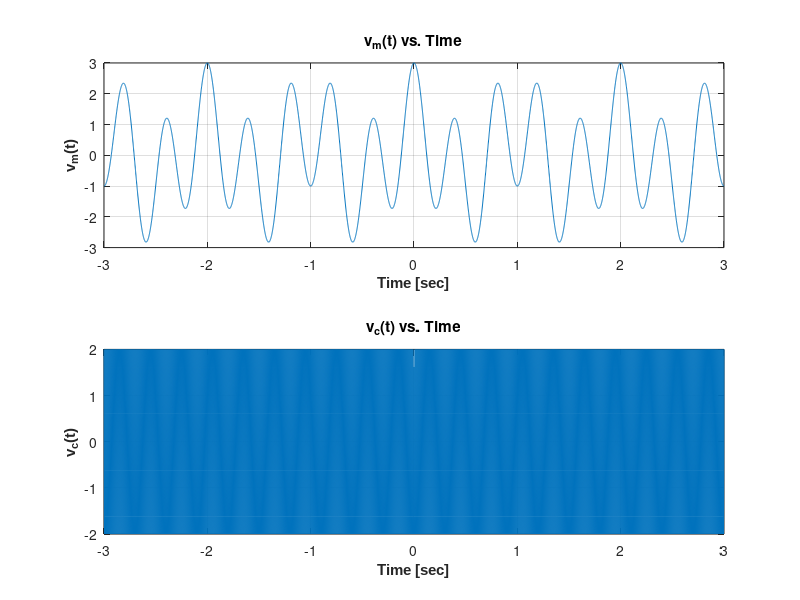

This figure's MATLAB source: (Note: this script raises an error after producing the figure.)
% DSB-LC - Amplitude modulation - full channel model
% Author : Omri Rafaeli
%
%                   Table of Contents:
%   Chapter:
%------------------------------------------------------------------------
%   1.2.1.1 - Ploting Data and carrier signals
%   1.2.1.2 - Creating the DSB Modulated signal and its Fourier Transform
%   1.2.2.1 - Generating the Noise vectors 
%   1.2.2.2 - Calculating the recieved signals and its fourier transform
%   1.2.3.1 - Generating a Band Pass Filter 
%   1.2.3.2 - Calculating the filtered signal as convolution with the BPF
%   1.2.3.3 - Extracting the envelope from the filtered signal  





A_1=1;          % first cos Amp
A_2=2;          % second cos Amp
A_c=2;          % carrier Amp
f_1=1;          % first cos freq
f_2=2.5;        % second cos freq
f_c=100;        % carrier freq
kAM=0.2;        % Modulation index

f_s=1000;       % sampling freq
T_s=1/f_s;      % sampling time
t=-3:T_s:3;     % Generating the time vector
t=setdiff(t,0); % take out 0

%Modulator

%1.2.1.1 - Ploting Data and carrier signals

v_m_t=A_1*cos(2*pi*f_1*t)+A_2*cos(2*pi*f_2*t);  % data signal - Freq=2.5Hz
v_c_t=A_c*cos(2*pi*f_c*t);                      % carrier signal - Freq=100Hz

figure;
subplot(2,1,1);
plot(t,v_m_t);
xlabel('Time [sec]','FontWeight','bold','Fontname', 'Arial');
ylabel('v_{m}(t)','FontWeight','bold','Fontname', 'Arial');
title('v_{m}(t) vs. Time');
grid;

hold on;
subplot(2,1,2);
plot(t,v_c_t);
xlabel('Time [sec]','FontWeight','bold','Fontname', 'Arial');
ylabel('v_{c}(t)','FontWeight','bold','Fontname', 'Arial');
title('v_{c}(t) vs. Time');
grid;
hold off;

%1.2.1.2 - Creating the DSB Modulated signal and its Fourier Transform

v_mod_t=DSB_LC_MOD(v_m_t,v_c_t,kAM); % (1+kAM*v_m).*v_c - Amplitude Modulation 

figure;
plot(t,v_mod_t);
xlabel('Time [sec]','FontWeight','bold','Fontname', 'Arial');
ylabel('v_{M}(t)','FontWeight','bold','Fontname', 'Arial');
title('v_{M}(t) vs. Time');
grid;

v_mod_f=fftshift(fft(v_mod_t)/length(t)); % fourier transform 

f=linspace(-f_s/2,f_s/2,length(t)); %generating the frequency vector

figure;
plot(f,v_mod_f);
xlabel('Frequency [Hz]','FontWeight','bold','Fontname', 'Arial');
ylabel('V_{M}(f)','FontWeight','bold','Fontname', 'Arial');
title('V_{M}(f) vs. Frequency');
grid;

%1.2.2.1 - Generating the Noise vectors 
N_1=2; % variances
N_2=20;
N_3=200;

z_1_t=sqrt(N_1/2)*randn(1,length(t)); % generating a uniformed distributed vector with var=N1/2 and same length as time vector
z_2_t=sqrt(N_2/2)*randn(1,length(t));
z_3_t=sqrt(N_3/2)*randn(1,length(t));

%1.2.2.2 - Calculating the recieved signals and its fourier transform

x_r_1_t=v_mod_t+z_1_t; % calculating the recieved signal 
x_r_2_t=v_mod_t+z_2_t;
x_r_3_t=v_mod_t+z_3_t;

X_r_1_f=fftshift(fft(x_r_1_t)/length(t)); % fourier transform of the recieved signal
X_r_2_f=fftshift(fft(x_r_2_t)/length(t));
X_r_3_f=fftshift(fft(x_r_3_t)/length(t));


figure;
plot(f,X_r_3_f);
hold on;
plot(f,X_r_2_f);
hold on;
plot(f,X_r_1_f);
hold off;

xlabel('Frequency [Hz]','FontWeight','bold','Fontname', 'Arial');
ylabel('X_{r}(f)','FontWeight','bold','Fontname', 'Arial');
title('X_{r}(f) vs. Frequency: For Different Noise Variances');
legend('Noise Variance=200','Noise Variance=20','Noise Variance=2');
grid;

%       Demodulator
%1.2.3.1 -  Calculating the filtered signal as convolution with the BPF

B=2*f_2;                                      %the width of the window will include the entire bandwidth of the original data;
BPF_t=B*sinc(B*t).*cos(2*pi*f_c*t);           %sinc in the freq domain is rect width B , cos is shifting the rect from 0 to fc

BPF_f=fftshift(fft(BPF_t)/length(t));         %not ideal rect but a fast ascend and fast descend

figure;
plot(f,BPF_f);

xlabel('Frequency [Hz]','FontWeight','bold','Fontname', 'Arial');
ylabel('BPF(f)','FontWeight','bold','Fontname', 'Arial');
title('Band Pass Filter vs. Frequency');
grid;

%1.2.3.2

x_1_filtered_t=conv(x_r_1_t,BPF_t,'same')/length(t); %Generating the filtered signal as covoluting the recieved signal with the BPF
x_2_filtered_t=conv(x_r_2_t,BPF_t,'same')/length(t);
x_3_filtered_t=conv(x_r_3_t,BPF_t,'same')/length(t);

x_1_filtered_f=fftshift(fft(x_1_filtered_t)/length(t));% Fourier transform of the filtered signal
x_2_filtered_f=fftshift(fft(x_2_filtered_t)/length(t));
x_3_filtered_f=fftshift(fft(x_3_filtered_t)/length(t));


figure;
plot(f,x_3_filtered_f);
hold on;
plot(f,x_2_filtered_f);
hold on;
plot(f,x_1_filtered_f);
hold off;

xlabel('Frequency [Hz]','FontWeight','bold','Fontname', 'Arial');
ylabel('x_{L}(f)','FontWeight','bold','Fontname', 'Arial');
title('x_{L}(f) vs. Frequency: For Different Noise Variances');
legend('Noise Variance=200','Noise Variance=20','Noise Variance=2');
grid;

%1.2.3.3 - Extracting the envelope from the filtered signal

[upper_env_1,lower_env_1]=envelope(x_1_filtered_t); % extract envelopes from the filtered signal in order to get the data signal
[upper_env_2,lower_env_2]=envelope(x_2_filtered_t);
[upper_env_3,lower_env_3]=envelope(x_3_filtered_t);

figure;
plot(t,upper_env_3);
hold on;
plot(t,upper_env_2);
hold on;
plot(t,upper_env_1);
hold on;
plot(t,v_m_t);
hold off;

xlabel('Time [sec]','FontWeight','bold','Fontname', 'Arial');
ylabel('x_{d}(t)','FontWeight','bold','Fontname', 'Arial');
title('x_{d}(t) vs. Time: For Different Noise Variances');
legend('Noise Variance=200','Noise Variance=20','Noise Variance=2','v_{m}(t)');
grid;

function v_mod = DSB_LC_MOD(v_m,v_c,kAM)
    v_mod = (1+kAM*v_m).*v_c;
end

